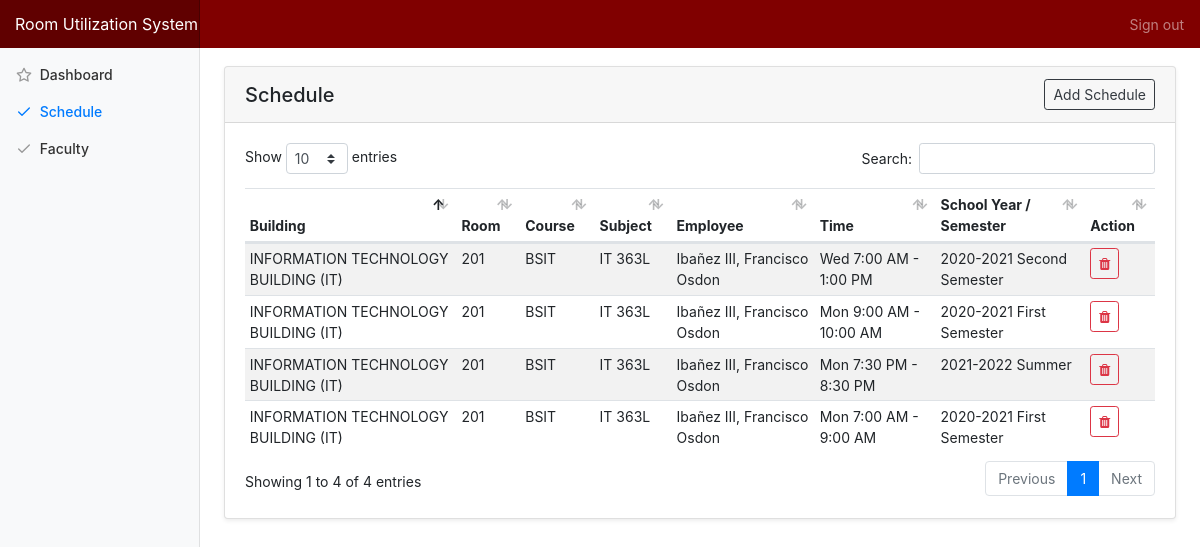
The app's page /index.php/head/schedule, older data.
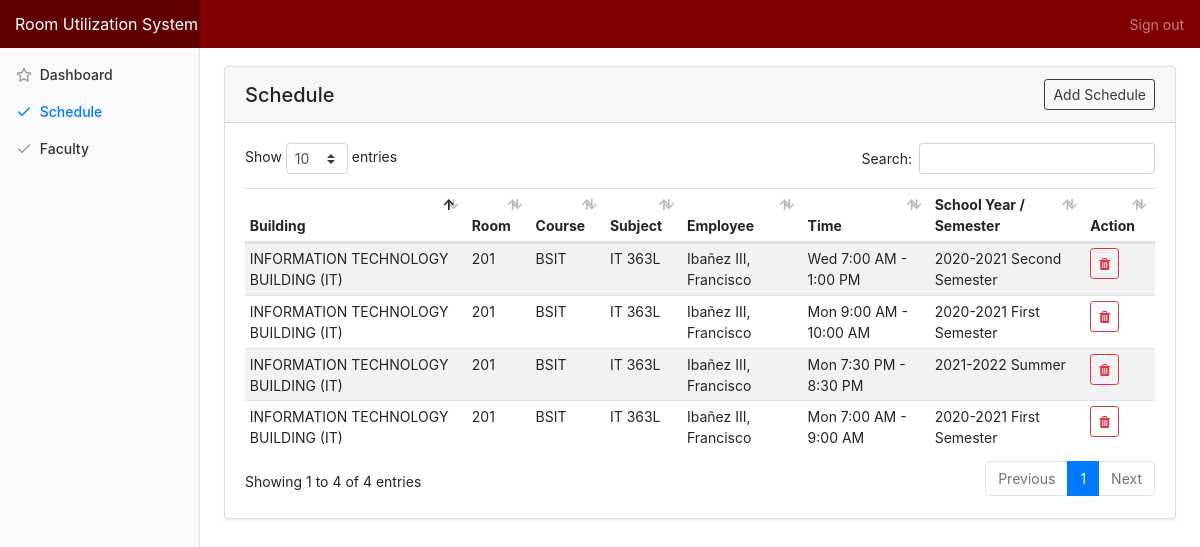
The same page, newer data.
### tables this page shows
CREATE TABLE `tbl_schedule` (
  `schedule_id` int(11) NOT NULL,
  `room_id` int(11) NOT NULL,
  `subject_id` int(11) NOT NULL,
  `faculty_id` int(11) NOT NULL,
  `day` varchar(15) NOT NULL,
  `time_start` time NOT NULL,
  `time_end` time NOT NULL,
  `sy_id` int(11) NOT NULL,
  `semester_id` int(11) NOT NULL,
  `schedule_added` datetime NOT NULL DEFAULT current_timestamp(),
  `schedule_modified` datetime DEFAULT NULL
);

CREATE TABLE `tbl_faculty` (
  `faculty_id` int(10) NOT NULL,
  `identification` varchar(20) NOT NULL,
  `f_name` varchar(50) NOT NULL,
  `m_name` varchar(50) NOT NULL,
  `l_name` varchar(50) NOT NULL,
  `suffix_name` varchar(50) NOT NULL,
  `ext_name` varchar(50) NOT NULL,
  `contact_no` varchar(50) NOT NULL,
  `email` varchar(50) NOT NULL,
  `birth_date` varchar(50) NOT NULL,
  `address` varchar(50) NOT NULL,
  `image_src` varchar(255) NOT NULL DEFAULT 'avatar.png',
  `department_id` int(11) NOT NULL,
  `rank_id` int(11) NOT NULL,
  `designation_id` int(11) NOT NULL,
  `faculty_added` datetime NOT NULL DEFAULT current_timestamp(),
  `faculty_modified` datetime NOT NULL DEFAULT '0000-00-00 00:00:00' ON UPDATE current_timestamp()
);

CREATE TABLE `tbl_building` (
  `building_id` int(10) NOT NULL,
  `building_name` varchar(255) NOT NULL,
  `no_of_rooms` int(10) NOT NULL,
  `no_of_floors` int(10) NOT NULL,
  `building_added` datetime NOT NULL DEFAULT current_timestamp(),
  `building_modified` datetime NOT NULL DEFAULT '0000-00-00 00:00:00' ON UPDATE current_timestamp()
);

CREATE TABLE `tbl_room` (
  `room_id` int(11) NOT NULL,
  `room_type_id` int(50) NOT NULL,
  `building_id` int(11) NOT NULL,
  `room_number` int(11) NOT NULL,
  `room_floor` int(11) NOT NULL,
  `room_added` datetime NOT NULL DEFAULT current_timestamp(),
  `room_modified` datetime DEFAULT NULL ON UPDATE current_timestamp()
);

CREATE TABLE `tbl_course` (
  `course_id` int(10) NOT NULL,
  `college_id` int(10) NOT NULL,
  `department_id` int(11) NOT NULL,
  `course_name` varchar(255) NOT NULL,
  `course_abbr` varchar(20) NOT NULL,
  `course_added` datetime NOT NULL DEFAULT current_timestamp(),
  `course_modified` datetime NOT NULL DEFAULT '0000-00-00 00:00:00' ON UPDATE current_timestamp()
);

CREATE TABLE `tbl_subject` (
  `subject_id` int(11) NOT NULL,
  `course_id` int(11) NOT NULL,
  `subject_code` varchar(50) NOT NULL,
  `subject_description` varchar(250) NOT NULL,
  `subject_type` varchar(50) NOT NULL,
  `subject_unit` int(4) NOT NULL,
  `subject_added` datetime NOT NULL DEFAULT current_timestamp(),
  `subject_modified` datetime NOT NULL DEFAULT '0000-00-00 00:00:00' ON UPDATE current_timestamp()
);

CREATE TABLE `tbl_sy` (
  `sy_id` int(11) NOT NULL,
  `school_year` varchar(25) NOT NULL,
  `sy_added` datetime NOT NULL DEFAULT current_timestamp(),
  `sy_modified` datetime NOT NULL DEFAULT '0000-00-00 00:00:00' ON UPDATE current_timestamp()
);

CREATE TABLE `tbl_semester` (
  `semester_id` int(10) NOT NULL,
  `semester_type` varchar(50) NOT NULL,
  `semester_added` datetime NOT NULL DEFAULT current_timestamp(),
  `semester_modified` datetime NOT NULL DEFAULT '0000-00-00 00:00:00' ON UPDATE current_timestamp()
);

### application/controllers/Head.php (called while the page is built, shortened)
<?php
class Head extends CI_Controller {
	public function schedule(){
		$data = $this->getAllDetails();
		$data['title'] = "Schedule";
		$data['faculties'] = $this->main_model->getFaculties();
		$data['schedules'] = $this->main_model->getSchedules();
		$this->load->view('templates/header', $data);
		$this->load->view('head/schedule');
		$this->load->view('templates/footer');
	}
	private function getAllDetails() {
		$data['sy'] = $this->main_model->getSchoolYear();
		$data['semesters'] = $this->main_model->getSemesters();
		$data['subjects'] = $this->main_model->getSubjects();
		$data['rooms'] = $this->main_model->getRooms();
		return $data;
	}
}

### index.php (called while the page is built, shortened)
<?php
require_once BASEPATH.'core/CodeIgniter.php';

### application/models/Main_model.php (called while the page is built, shortened)
<?php defined('BASEPATH') OR exit('No direct script access allowed');
Class Main_model extends CI_Model{
	public function getSchedules(){
		return $this->db->join('tbl_room', 'tbl_room.room_id=tbl_schedule.room_id')
										->join('tbl_building', 'tbl_building.building_id=tbl_room.building_id')
										->join('tbl_subject', 'tbl_subject.subject_id=tbl_schedule.subject_id')
										->join('tbl_course', 'tbl_course.course_id=tbl_subject.course_id')
										->join('tbl_faculty', 'tbl_faculty.faculty_id=tbl_schedule.faculty_id')
										->join('tbl_semester', 'tbl_semester.semester_id=tbl_schedule.semester_id')
										->join('tbl_sy', 'tbl_sy.sy_id=tbl_schedule.sy_id')
										->get('tbl_schedule')->result_array();
	}
}

### application/views/head/schedule.php (the view, shortened to what this page needs)
<div class="container-fluid">
  <div class="row">
    <main role="main" class="col-md-9 ml-sm-auto col-lg-10 pt-4 px-4 mb-3">
      <div class="card shadow-sm">
			  <h5 class="card-header d-flex justify-content-between align-items-center">
          <?=$title?>
          <a href="#" class="btn btn-outline-dark btn-sm" data-toggle="modal" data-target="#modal_schedule_add">Add Schedule</a>
        </h5>
			  <div class="card-body">
          <table class="table table-striped table-hover table-sm">
            <thead>
              <tr>
                <th>Building</th>
                <th>Room</th>
                <th>Course</th>
                <th>Subject</th>
                <th>Employee</th>
                <th>Time</th>
                <th>School Year / Semester</th>
                <th>Action</th>
              </tr>
            </thead>
            <tbody>
              <?php foreach ($schedules as $row) {?>
              <tr>
                <td><?=$row['building_name']?></td>
                <td><?=$row['room_number']?></td>
                <td><?=$row['course_abbr']?></td>
                <td><?=$row['subject_code']?></td>
                <td><?=$row['l_name']?> <?=$row['suffix_name']?>, <?=$row['f_name']?> <?=$row['m_name']?></td>
                <td><?=date('D', strtotime($row['day']))?> <?=date("g:i A", strtotime($row['time_start']))?> - <?=date("g:i A", strtotime($row['time_end']))?></td>
                <td><?=$row['school_year']?> <?=$row['semester_type']?></td>
                <td>
                  <div class="btn-group" role="group">
                    <a href="#" id="<?=base_url('head/delete/schedule/'.$row['schedule_id'])?>" class="btn btn-sm btn-outline-danger action-btn delete" data-toggle="tooltip" data-placement="top" title="Delete Schedule">
                      <span class="fa fa-trash"></span>
                    </a>
                  </div>
                </td>
              </tr>
              <?php } ?>
            </tbody>
          </table>
			  </div>
			</div>
   </main>
  </div>
</div>

Row changes from the older to the newer data that the page shows:
changed tbl_schedule "Wed": faculty.m_name "Osdon" → (not shown)
changed tbl_schedule "10:00 AM": faculty.m_name "Osdon" → (not shown)
changed through a linked row, tbl_schedule "7:30 PM": faculty.m_name "Osdon" → (not shown)
changed through a linked row, tbl_schedule (number 4 of 4 on the later page): faculty.m_name "Osdon" → (not shown)
